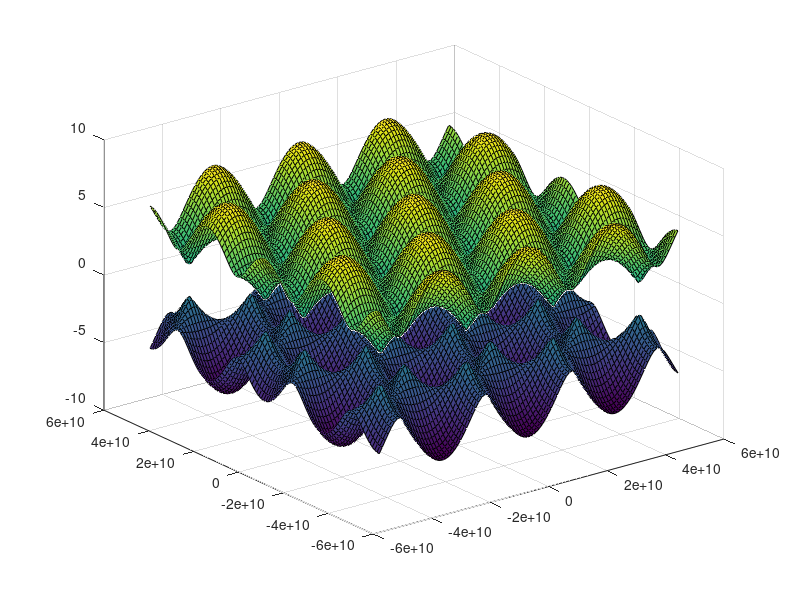

Write MATLAB code to recreate this figure. (Note: this script raises an error after producing the figure.)
close all; clear; clc;
Eo = 1;
t = 2;
a0 = 1.42*1e-10;
a = a0*sqrt(3);

from = 4*pi/a;

kx = linspace(-from,from,100);
[KX,KY] = meshgrid(kx);
E = abs(1+4*cos( (sqrt(3)/2)*KX*a).*cos(KY*a/2)+4*(cos(KY*a/2).*cos(KY*a/2)));
E = Eo + t.*sqrt(E);

f = figure(1);
surf(KX,KY,E);
hold on;
surf(KX,KY,-E);
colormap(f,jet);

K1 = -4*pi / (3*sqrt(3)*a);
M = 2*pi / (3*a);
K2 = 2*pi / (3*sqrt(3)*a);
Gamma = 0;
xticks([K1 Gamma K2 M]);
xticklabels({'K','K','M','G'});
%,'M','K'
